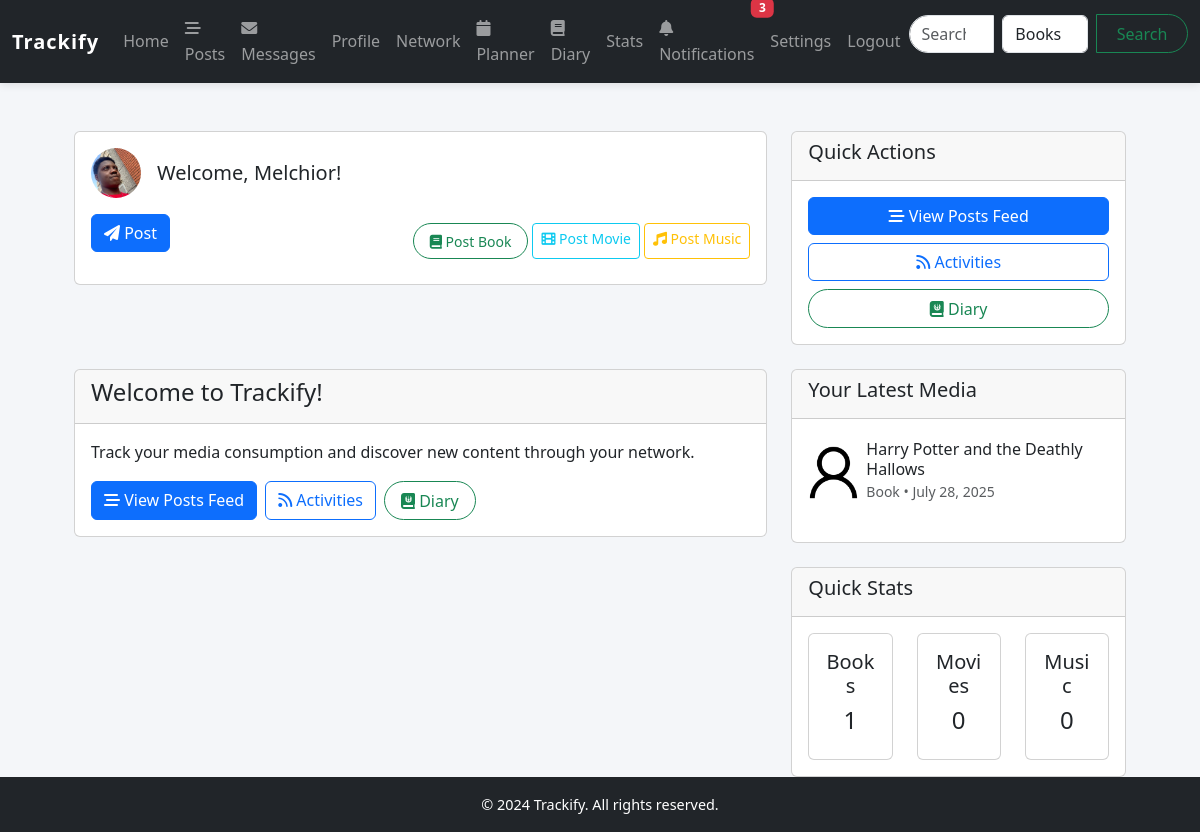
The page / (signed in) on the database its author committed.
### models/user_model.py (models this page shows, shortened)
class User(db.Model, UserMixin):
    __tablename__ = 'users'
    user_id = db.Column(db.Integer, primary_key=True)
    username = db.Column(db.String(255), unique=True, nullable=False)
    password_hash = db.Column(db.String(255), nullable=False)
    email = db.Column(db.String(255), unique=True, nullable=False)
    join_date = db.Column(db.DateTime, default=datetime.utcnow)
    profile_picture = db.Column(db.String(256), nullable=True)
    bio = db.Column(db.Text, default=None)
    theme = db.Column(db.String(20), default='light')
    notifications_enabled = db.Column(db.Boolean, default=True)
    email_notifications = db.Column(db.Boolean, default=True)
    reset_token = db.Column(db.String(100), unique=True, nullable=True)
    reset_token_expiry = db.Column(db.DateTime, nullable=True)
    ratings = db.relationship('Rating', backref='user', lazy='dynamic')
    reviews = db.relationship('Review', backref='user', lazy='dynamic')
    custom_lists = db.relationship('CustomList', backref='creator', lazy='dynamic')
    messages_sent = db.relationship('Message', foreign_keys='Message.sender_id', backref='sender', lazy='dynamic')
    messages_received = db.relationship('Message', foreign_keys='Message.recipient_id', backref='recipient', lazy='dynamic')
    user_media = db.relationship('UserMedia', backref='user', lazy='dynamic')
    following = db.relationship(
        'Follow',
        foreign_keys='Follow.follower_id',
        backref=db.backref('follower', lazy='joined'),
        lazy='dynamic',
        cascade='all, delete-orphan'
    )
    followers = db.relationship(
        'Follow',
        foreign_keys='Follow.followed_id',
        backref=db.backref('followed', lazy='joined'),
        lazy='dynamic',
        cascade='all, delete-orphan'
    )
    @property
    def profile_picture_url(self):
        if not self.profile_picture or self.profile_picture == '':
            return 'defaults/user.png'
        return self.profile_picture

### models/user_media_model.py (models this page shows, shortened)
class UserMedia(db.Model):
    __tablename__ = 'user_media'
    user_media_id = db.Column(db.Integer, primary_key=True, autoincrement=True)
    user_id = db.Column(db.Integer, db.ForeignKey('users.user_id'), nullable=False)
    cinema_id = db.Column(db.Integer, db.ForeignKey('cinema.cinema_id'))
    book_id = db.Column(db.Integer, db.ForeignKey('books.book_id'))
    music_id = db.Column(db.Integer, db.ForeignKey('music.music_id'))
    media_type = db.Column(db.Enum('book', 'music', 'cinema', name='media_type'), nullable=False)
    done = db.Column(db.Boolean, default=False)
    planned = db.Column(db.Boolean, default=False)
    date_consumed = db.Column(db.DateTime, default=None)
    review = db.Column(db.Text, default=None)
    rating = db.Column(db.DECIMAL(2, 1), default=None)
    tags = db.Column(db.JSON, default=list)
    created_at = db.Column(db.DateTime, default=datetime.utcnow)
    __table_args__ = (db.UniqueConstraint('user_id', 'book_id', 'music_id', 'cinema_id', name='unique_media'),)
    book = db.relationship('Book', backref='user_media')
    cinema = db.relationship('Cinema', backref='user_media')
    music = db.relationship('Music', backref='user_media')

### models/book_model.py (models this page shows, shortened)
class Book(db.Model):
    __tablename__ = 'books'
    book_id = db.Column(db.Integer, primary_key=True, autoincrement=True)
    title = db.Column(db.String(255), nullable=False)
    author = db.Column(db.String(255), nullable=False)
    genre = db.Column(db.String(100))
    year = db.Column(db.Integer)
    language = db.Column(db.String(100))
    publisher = db.Column(db.String(100))
    country = db.Column(db.String(100))
    description = db.Column(db.Text)
    coverart = db.Column(db.String(255))

### routes/main_routes.py (the view)
@main_routes.route('/')
@login_required
def home():
    recent_books = UserMedia.query.filter_by(user_id=current_user.user_id, media_type='book')\
        .order_by(desc(UserMedia.created_at)).limit(1).first()
    recent_cinema = UserMedia.query.filter_by(user_id=current_user.user_id, media_type='cinema')\
        .order_by(desc(UserMedia.created_at)).limit(1).first()
    recent_music = UserMedia.query.filter_by(user_id=current_user.user_id, media_type='music')\
        .order_by(desc(UserMedia.created_at)).limit(1).first()
    recent_media = [item for item in [recent_books, recent_cinema, recent_music] if item is not None]
    return render_template('home.html',
                         recent_media=recent_media)

### templates/home.html
{% extends "base.html" %}
{% block content %}
<div class="container mt-4">
    <div class="row mb-4">
        <div class="col-md-8">
            <div class="card">
                <div class="card-body">
                    <form method="POST" action="{{ url_for('post_routes.create_post') }}" id="quickPostForm">
                        <div class="d-flex align-items-center mb-3">
                            <a href="{{ url_for('user_routes.profile') }}">
                                <img src="{{ url_for('static', filename=current_user.profile_picture_url) }}" alt="Your profile picture" class="rounded-circle" width="50" height="50">
                            </a>
                            <div class="ms-3">
                                <h5 class="mb-0">Welcome, {{ current_user.username }}!</h5>
                            </div>
                        </div>
                        <div class="d-flex justify-content-between align-items-center">
                            <div class="d-flex gap-2">
                                <button type="submit" class="btn btn-primary">
                                    <i class="fas fa-paper-plane"></i> Post
                                </button>
                            </div>
                            <div class="d-flex gap-1">
                                <a href="{{ url_for('media_routes.books') }}" class="btn btn-sm btn-outline-success">
                                    <i class="fas fa-book"></i> Post Book
                                </a>
                                <a href="{{ url_for('media_routes.cinema') }}" class="btn btn-sm btn-outline-info">
                                    <i class="fas fa-film"></i> Post Movie
                                </a>
                                <a href="{{ url_for('media_routes.music') }}" class="btn btn-sm btn-outline-warning">
                                    <i class="fas fa-music"></i> Post Music
                                </a>
                            </div>
                        </div>
                    </form>
                </div>
            </div>
        </div>
        <div class="col-md-4">
            <div class="card">
                <div class="card-header">
                    <h5>Quick Actions</h5>
                </div>
                <div class="card-body">
                    <div class="d-grid gap-2">
                        <a href="{{ url_for('post_routes.posts') }}" class="btn btn-primary">
                            <i class="fas fa-stream"></i> View Posts Feed
                        </a>
                        <a href="{{ url_for('media_routes.feed') }}" class="btn btn-outline-primary">
                            <i class="fas fa-rss"></i> Activities
                        </a>
                        <a href="{{ url_for('main_routes.diary') }}" class="btn btn-outline-success">
                            <i class="fas fa-journal-whills"></i> Diary
                        </a>
                    </div>
                </div>
            </div>
        </div>
    </div>
    <div class="row">
        <div class="col-md-8">
            <div class="card">
                <div class="card-header">
                    <h4>Welcome to Trackify!</h4>
                </div>
                <div class="card-body">
                    <p class="mb-3">Track your media consumption and discover new content through your network.</p>
                    <div class="d-flex gap-2">
                        <a href="{{ url_for('post_routes.posts') }}" class="btn btn-primary">
                            <i class="fas fa-stream"></i> View Posts Feed
                        </a>
                        <a href="{{ url_for('media_routes.feed') }}" class="btn btn-outline-primary">
                            <i class="fas fa-rss"></i> Activities
                        </a>
                        <a href="{{ url_for('main_routes.diary') }}" class="btn btn-outline-success">
                            <i class="fas fa-journal-whills"></i> Diary
                        </a>
                    </div>
                </div>
            </div>
        </div>
        <div class="col-md-4">
            <div class="card mb-4">
                <div class="card-header">
                    <h5>Your Latest Media</h5>
                </div>
                <div class="card-body">
                    {% if recent_media %}
                        {% for media in recent_media %}
                            <div class="media-item mb-3">
                                <div class="d-flex align-items-center">
                                    <img src="{{ media.cover_art or url_for('static', filename='defaults/user.png') }}"
                                         class="me-2" style="width: 50px; height: 75px; object-fit: cover;">
                                    <div>
                                        <h6 class="mb-0">
                                            {% if media.media_type == 'book' %}
                                                {{ media.book.title }}
                                            {% elif media.media_type == 'cinema' %}
                                                {{ media.cinema.title }}
                                            {% else %}
                                                {{ media.music.title }}
                                            {% endif %}
                                        </h6>
                                        <small class="text-muted">{{ media.media_type|title }} • {{ media.created_at.strftime('%B %d, %Y') }}</small>
                                    </div>
                                </div>
                            </div>
                        {% endfor %}
                    {% else %}
                        <p class="text-muted">No media to show.</p>
                    {% endif %}
                </div>
            </div>
            <div class="card">
                <div class="card-header">
                    <h5>Quick Stats</h5>
                </div>
                <div class="card-body">
                    <div class="row text-center">
                        <div class="col-md-4">
                            <div class="card text-center">
                                <div class="card-body">
                                    <h5>Books</h5>
                                    <h4>{{ recent_media|selectattr('media_type', 'equalto', 'book')|list|length }}</h4>
                                </div>
                            </div>
                        </div>
                        <div class="col-md-4">
                            <div class="card text-center">
                                <div class="card-body">
                                    <h5>Movies</h5>
                                    <h4>{{ recent_media|selectattr('media_type', 'equalto', 'cinema')|list|length }}</h4>
                                </div>
                            </div>
                        </div>
                        <div class="col-md-4">
                            <div class="card text-center">
                                <div class="card-body">
                                    <h5>Music</h5>
                                    <h4>{{ recent_media|selectattr('media_type', 'equalto', 'music')|list|length }}</h4>
                                </div>
                            </div>
                        </div>
                    </div>
                </div>
            </div>
        </div>
    </div>
</div>
{% endblock %}

### static/style.css (style rules this page uses)
body { font-family: 'Segoe UI', Tahoma, Geneva, Verdana, sans-serif; line-height: 1.6; margin: 0; padding: 0; background-color: #f4f6f9; color: #333; }
a { color: #007bff; text-decoration: none; }
.container { max-width: 1100px; }
form input, form select, form textarea, form button { width: 100%; padding: 12px 16px; margin-bottom: 1rem; border: 1px solid #ced4da; border-radius: 8px; font-size: 1rem; transition: all 0.3s ease; }
form button { background-color: #007bff; color: #fff; border: none; cursor: pointer; font-weight: 600; transition: background-color 0.3s ease; }
.btn-outline-success { border-radius: 20px; padding: 0.4rem 1rem; }

### rows shown on the page
User: profile_picture (picture), username "Melchior"
UserMedia: book "Harry Potter and the Deathly Hallows", media_type "Book", created_at "July 28, 2025"

### other values the page prints
{{ recent_media|selectattr('media_type', 'equalto', 'book')|list|length }} "1"
{{ recent_media|selectattr('media_type', 'equalto', 'cinema')|list|length }} "0"
{{ recent_media|selectattr('media_type', 'equalto', 'music')|list|length }} "0"
